Frame 1 (no input): blank canvas, image omitted
Frame 60 (no input): blank canvas, image omitted
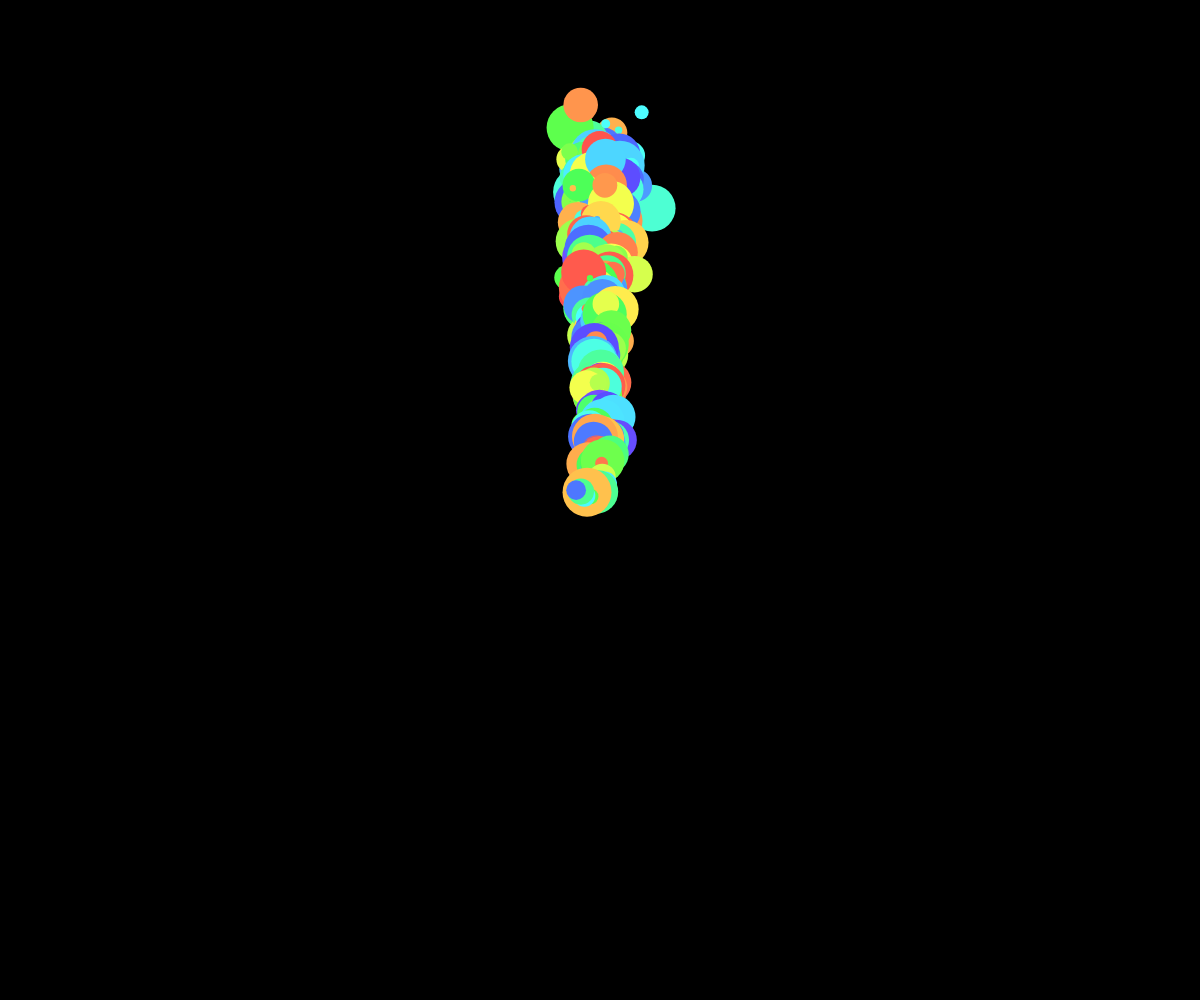
Frame 120 (the mouse pressed at the canvas centre since frame 60)

The p5.js sketch whose frames 1 and 60 were blank and that drew this single picture after the mouse press (run headless with seeded random() and noise() and a simulated clock; from frame 60 on, the mouse is pressed at the canvas centre):

// p5.js sketch
// ── sketch.js
var ps;

function setup(){
  createCanvas(windowWidth, windowHeight);
  colorMode(HSB);
  noStroke();

  ps = new ParticleSystem();
};

function draw(){
  background(0);
  ps.draw();

  if (mouseIsPressed){
    ps.addParticles(createVector(mouseX,mouseY),10);
  }
};

// ── particle.js
function Particle(){
  this.setup = function (pos){
    this.pos = pos.copy(); //identical vector
    this.vel = createVector(0,-10);
    this.acc = createVector(0,0);
    this.size = random(50);
    this.age = 1000;
    this.isDead = false;
    this.friction = 0.98;
  };

  this.applyForce = function(force){
    this.acc = force.copy();
  };

  this.update = function (){
    this.age --;
    if(this.age <= 0){
      this.isDead = true;
    };
    this.vel.add(this.acc);//velocity changes by acceleration
    this.pos.add(this.vel);
    if(this.pos.x < 0 || this.pos.x > width){
      this.vel.mult(-1)
    };
    if(this.pos.y < 0 || this.pos.y > height){
      this.vel.mult(-1)
    };
    //position will change by velocity
    this.acc.mult(0);
    this.vel.mult(this.friction);
  };//update forces

  this.draw = function(){
    hueRand = random(255);
    fill(hueRand,70, 100);
    ellipse(this.pos.x, this.pos.y, this.size, this.size);
  };
}

// ── particleSystem.js
function ParticleSystem (){
  this.particles = [];
  //array where to store the ParticleSystem

  //need to specify where the particles are and the number
  this.addParticles = function(pos, numOfParticles){
    for (var i = 0; i < numOfParticles; i++){
      var p = new Particle(); //class starts with Uppercase
      var pos = createVector(pos.x + random(-5,5),pos.y + random(-5,5));
      p.setup(pos);
      var force = createVector(random(-0.5,0.5),random(-0.5, 0.5));
      p.applyForce(force);
      this.particles.push(p);
      //object is assigned to array
      //this.particles[i] = p : loop once
    }
  }

  this.dontTouch = function(){
    for(var i = 0; i < this.particles.length; i++){
      var ip = this.particles[i];
      for (var j = this.particles.length -1; j > i; j --){
        var jp = this.particles[j];
        var distance = ip.pos.dist(jp.pos); //distance between ip.pos and jp.pos
        if (distance < (ip.size + jp.size)){
          var f1 = ip.pos.copy().sub(jp.pos).mult(0.001);//push forward
          var f2 = ip.pos.copy().sub(jp.pos).mult(-0.001);//push backward
          ip.applyForce(f1);
          jp.applyForce(f2);
        }
      }
    }
  }

  this.draw = function(){
    for(var i = 0; i < this.particles.length; i++){
      if(this.particles[i].isDead){
        this.particles.slice(i,1);
      } else{
        this.particles[i].update();
        this.particles[i].draw();
      }
    }
    this.dontTouch();
  }
}
